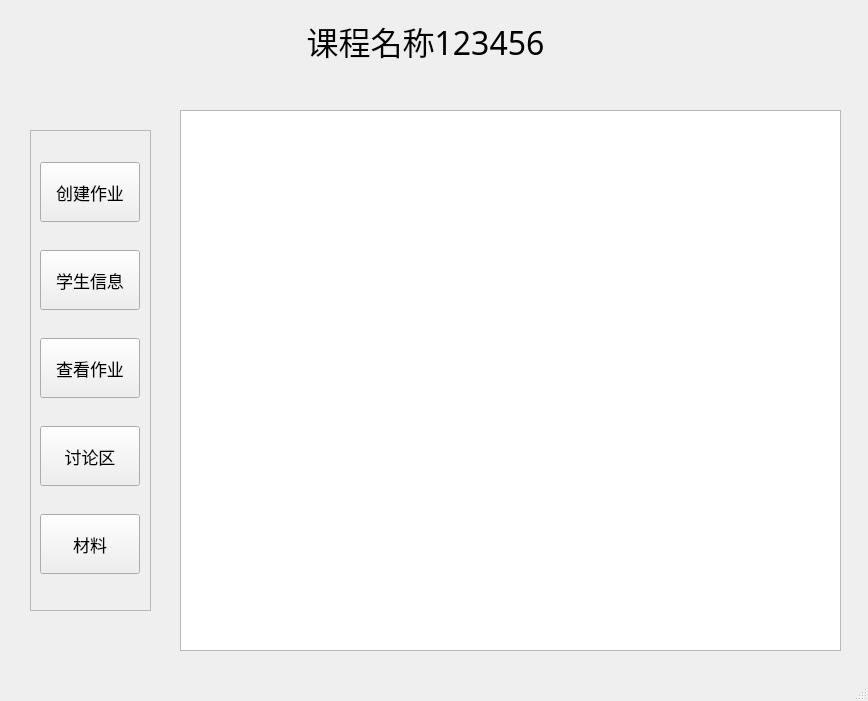
<?xml version="1.0" encoding="UTF-8"?>
<ui version="4.0">
 <class>MainWindow</class>
 <widget class="QMainWindow" name="MainWindow">
  <property name="geometry">
   <rect>
    <x>0</x>
    <y>0</y>
    <width>868</width>
    <height>701</height>
   </rect>
  </property>
  <property name="minimumSize">
   <size>
    <width>100</width>
    <height>100</height>
   </size>
  </property>
  <property name="maximumSize">
   <size>
    <width>100000</width>
    <height>100000</height>
   </size>
  </property>
  <property name="windowTitle">
   <string>课程信息</string>
  </property>
  <widget class="QWidget" name="centralwidget">
   <widget class="QLabel" name="course_name">
    <property name="geometry">
     <rect>
      <x>230</x>
      <y>10</y>
      <width>391</width>
      <height>61</height>
     </rect>
    </property>
    <property name="font">
     <font>
      <family>微软雅黑</family>
      <pointsize>24</pointsize>
     </font>
    </property>
    <property name="text">
     <string>课程名称123456</string>
    </property>
    <property name="textFormat">
     <enum>Qt::AutoText</enum>
    </property>
    <property name="alignment">
     <set>Qt::AlignCenter</set>
    </property>
   </widget>
   <widget class="QFrame" name="frame">
    <property name="geometry">
     <rect>
      <x>30</x>
      <y>130</y>
      <width>121</width>
      <height>481</height>
     </rect>
    </property>
    <property name="frameShape">
     <enum>QFrame::StyledPanel</enum>
    </property>
    <property name="frameShadow">
     <enum>QFrame::Raised</enum>
    </property>
    <layout class="QVBoxLayout" name="verticalLayout">
     <item alignment="Qt::AlignHCenter">
      <widget class="QPushButton" name="create_hw_button">
       <property name="minimumSize">
        <size>
         <width>100</width>
         <height>60</height>
        </size>
       </property>
       <property name="maximumSize">
        <size>
         <width>100</width>
         <height>60</height>
        </size>
       </property>
       <property name="font">
        <font>
         <family>微软雅黑</family>
         <pointsize>13</pointsize>
        </font>
       </property>
       <property name="text">
        <string>创建作业</string>
       </property>
       <property name="autoDefault">
        <bool>false</bool>
       </property>
      </widget>
     </item>
     <item alignment="Qt::AlignHCenter">
      <widget class="QPushButton" name="stu_info_button">
       <property name="minimumSize">
        <size>
         <width>100</width>
         <height>60</height>
        </size>
       </property>
       <property name="maximumSize">
        <size>
         <width>100</width>
         <height>60</height>
        </size>
       </property>
       <property name="font">
        <font>
         <family>微软雅黑</family>
         <pointsize>13</pointsize>
        </font>
       </property>
       <property name="text">
        <string>学生信息</string>
       </property>
       <property name="autoDefault">
        <bool>false</bool>
       </property>
      </widget>
     </item>
     <item alignment="Qt::AlignHCenter">
      <widget class="QPushButton" name="view_hw_button">
       <property name="minimumSize">
        <size>
         <width>100</width>
         <height>60</height>
        </size>
       </property>
       <property name="maximumSize">
        <size>
         <width>100</width>
         <height>60</height>
        </size>
       </property>
       <property name="font">
        <font>
         <family>微软雅黑</family>
         <pointsize>13</pointsize>
        </font>
       </property>
       <property name="text">
        <string>查看作业</string>
       </property>
       <property name="autoDefault">
        <bool>false</bool>
       </property>
      </widget>
     </item>
     <item alignment="Qt::AlignHCenter">
      <widget class="QPushButton" name="discuss_button">
       <property name="minimumSize">
        <size>
         <width>100</width>
         <height>60</height>
        </size>
       </property>
       <property name="maximumSize">
        <size>
         <width>100</width>
         <height>60</height>
        </size>
       </property>
       <property name="font">
        <font>
         <family>微软雅黑</family>
         <pointsize>13</pointsize>
        </font>
       </property>
       <property name="text">
        <string>讨论区</string>
       </property>
       <property name="autoDefault">
        <bool>false</bool>
       </property>
      </widget>
     </item>
     <item alignment="Qt::AlignHCenter">
      <widget class="QPushButton" name="material_button">
       <property name="minimumSize">
        <size>
         <width>100</width>
         <height>60</height>
        </size>
       </property>
       <property name="maximumSize">
        <size>
         <width>100</width>
         <height>60</height>
        </size>
       </property>
       <property name="font">
        <font>
         <family>微软雅黑</family>
         <pointsize>13</pointsize>
        </font>
       </property>
       <property name="text">
        <string>材料</string>
       </property>
       <property name="autoDefault">
        <bool>false</bool>
       </property>
      </widget>
     </item>
    </layout>
   </widget>
   <widget class="QTableWidget" name="info_table">
    <property name="geometry">
     <rect>
      <x>180</x>
      <y>110</y>
      <width>661</width>
      <height>541</height>
     </rect>
    </property>
   </widget>
  </widget>
  <widget class="QStatusBar" name="statusbar"/>
 </widget>
 <resources/>
 <connections/>
</ui>
